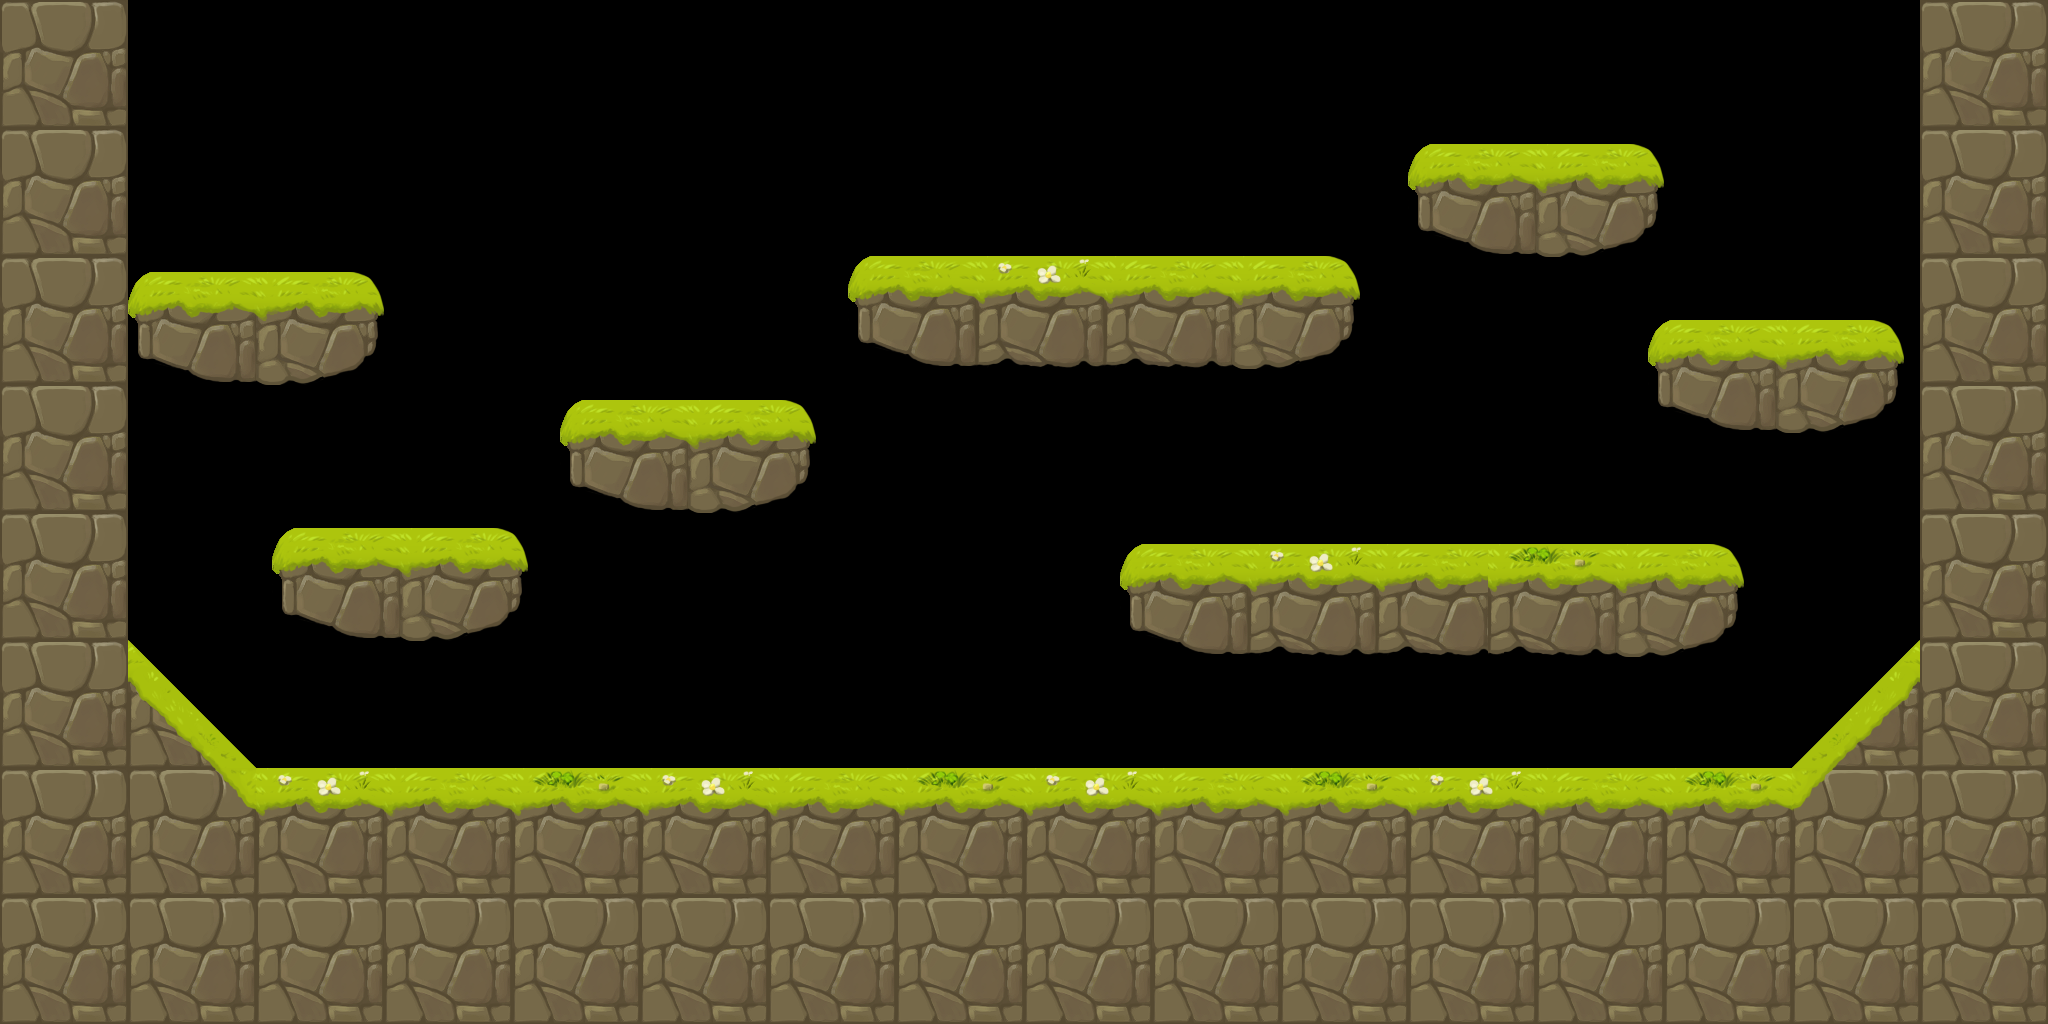

Tiled map render using the project's own tile images. Description and the map definition, with tile-layer contents summarised, below:
An orthogonal 128x64 tile map with 16x16 px tiles, 1 tile layer (Ground), 3 tilesets and 5 objects.

<map version="1.0" orientation="orthogonal" renderorder="right-down" width="128" height="64" tilewidth="16" tileheight="16" nextobjectid="6">
 <tileset firstgid="1" name="18" tilewidth="128" tileheight="128" tilecount="1" columns="1">
  <image source="18.png" width="128" height="128" />
 </tileset>
 <tileset firstgid="2" name="128x_112x_tileset_2.2" tilewidth="128" tileheight="128" tilecount="5" columns="5">
  <image source="128x_112x_tileset_2.2.png" width="640" height="224" />
 </tileset>
 <tileset firstgid="7" name="128x_128x_tileset_2.1" tilewidth="128" tileheight="128" tilecount="25" columns="5">
  <image source="128x_128x_tileset_2.1.png" width="708" height="708" />
 </tileset>
 <layer name="Ground" width="128" height="64">
  <data>[8192 cells, 65 non-empty, 13 distinct tile ids]</data>
 </layer>
 <objectgroup name="Ground">
  <object id="1" x="2" y="776" width="2042" height="246" />
  <object id="2" x="118" y="656">
   <polygon points="0,0 124,118 2,116" />
  </object>
  <object id="3" x="-24" y="0" width="148" height="772" />
  <object id="4" x="1921.33" y="-1.33333" width="138.667" height="770.667" />
  <object id="5" x="1798.67" y="772">
   <polygon points="0,0 124,-130.667 122.667,0" />
  </object>
 </objectgroup>
</map>
